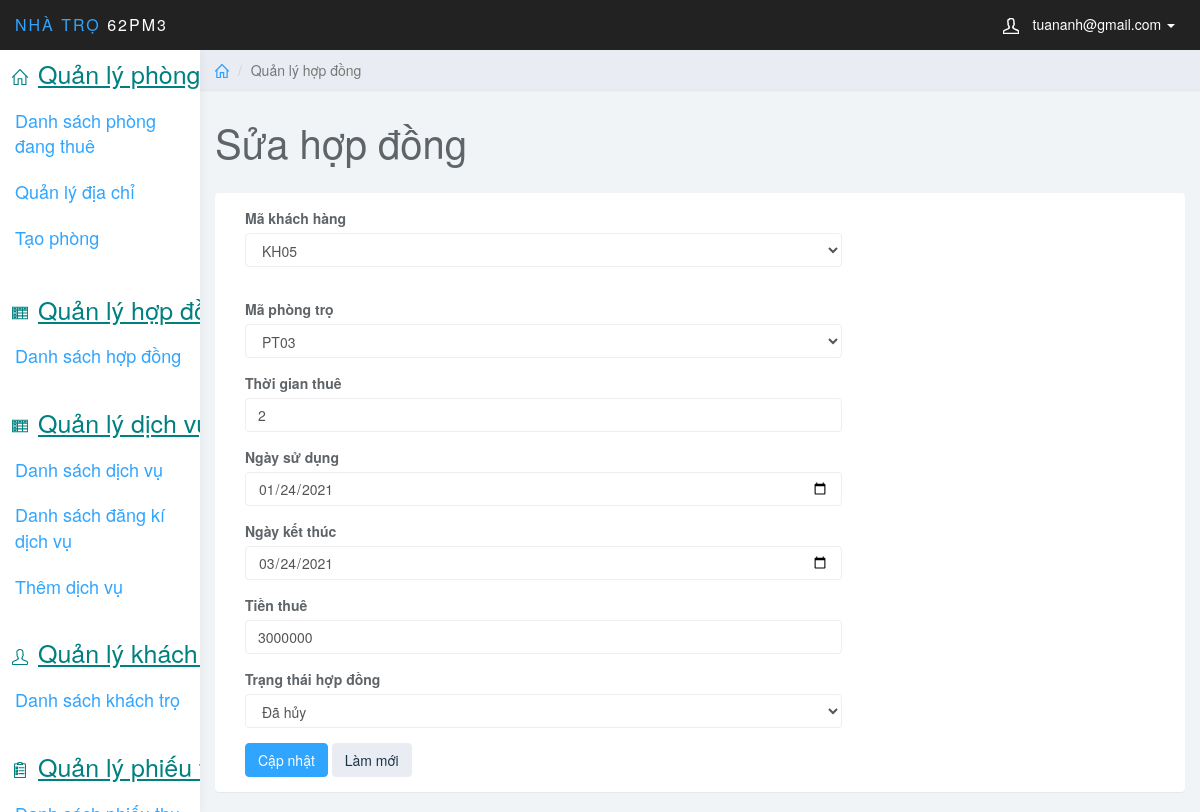
The app's page /QLPT_1/index.php?page_layout=edit_hDong&MaHD=1042 (signed in) with its own data.
### tables this page shows
CREATE TABLE `quanlihopdong` (
  `MaHopDong` int(11) NOT NULL,
  `MaKhachHang` varchar(10) NOT NULL,
  `MaPT` varchar(10) NOT NULL,
  `TGThue` int(11) NOT NULL,
  `NgaySuDung` date NOT NULL,
  `NgayKetThuc` date NOT NULL,
  `TienThue` decimal(12,0) NOT NULL,
  `TrangThaiHD` int(1) NOT NULL DEFAULT 1
);

### QLPT_1/QL_HopDong/edit_hDong.php (the view, shortened to what this page needs)
<?php
    $maHD=$_GET['MaHD'];
    $sql= "SELECT * FROM quanlihopdong
    WHERE MaHopDong=$maHD";
    $query=mysqli_query($conn, $sql);
    $row=mysqli_fetch_array($query);
?>
<div class="col-sm-9 col-sm-offset-3 col-lg-10 col-lg-offset-2 main">
        <div class="row">
            <ol class="breadcrumb">
                <li><a href="#"><svg class="glyph stroked home"><use xlink:href="#stroked-home"></use></svg></a></li>
                <li class="active">Quản lý hợp đồng</li>
            </ol>
        </div>
        <div class="row">
            <div class="col-lg-12">
                <h1 class="page-header"> Sửa hợp đồng</h1>
            </div>
        </div>
        <div class="row">
            <div class="col-lg-12">
                <div class="panel panel-default">
                    <div class="panel-body">
                        <div class="col-md-8">
                            <form role="form" method="post">
                                <div class="form-group">
                                    <label>Mã khách hàng</label>
                                    <select name="MaKhachHang" class="form-control">
                                    <option value="<?php echo $row['MaKhachHang']; ?>" selected><?php echo $row['MaKhachHang']; ?></option>
                                    </select>
                                    <option value=""></option>
                                </div>
                                <div class="form-group">
                                    <label>Mã phòng trọ</label>
                                    <select name="MaPT" class="form-control">
                                    <option selected value="<?php echo $row['MaPT']; ?>"><?php echo $row['MaPT']; ?></option>
                                    </select>
                                </div>
                                <div class="form-group">
                                    <label>Thời gian thuê</label>
                                    <input name="TGThue" required type="number" value="<?php echo $row['TGThue'] ?>" class="form-control">
                                </div>
                                <div class="form-group">
                                    <label>Ngày sử dụng</label>
                                    <input name="NgaySuDung" required type="date" value="<?php echo $row['NgaySuDung'] ?>" class="form-control">
                                </div>
                                <div class="form-group">
                                    <label>Ngày kết thúc</label>
                                    <input name="NgayKetThuc" required type="date" value="<?php echo $row['NgayKetThuc'] ?>" class="form-control">
                                </div>
                                <div class="form-group">
                                    <label>Tiền thuê</label>
                                    <input name="TienThue" required type="text" inputmode="decimal"  value="<?php echo $row['TienThue'] ?>" class="form-control">
                                </div>
                                <div class="form-group">
                                    <label>Trạng thái hợp đồng</label>
                                    <select name="TrangThaiHD" class="form-control">
                                        <option value=0 <?php if($row['TrangThaiHD'] == 0){echo 'selected';}?>>Đã hủy</option>
                                    </select>
                                </div>
                                <button type="submit" name="sbm" class="btn btn-primary">Cập nhật</button>
                                <button type="reset" class="btn btn-default">Làm mới</button>
                            </div>
                    </div>
                </div>
            </div>
        </div>
    </div>

### QLPT_1/design/css/styles.css (style rules this page uses)
body { background: #f1f4f7; padding-top: 50px; color: #5f6468; }
a, a:hover, a:focus { color: #30a5ff; }
h1, h2, h3, h4, h5, h6 { color: #5f6468; }
h1 { font-weight: 300; font-size: 40px; }
.form-control { border: 1px solid #eee; box-shadow: none; }
.btn-default, .btn-default:hover, .btn-default:focus, .btn-default:active, .btn-default.active, .open > .dropdown-toggle.btn-default, .btn-default.disabled, .btn-default[disabled], fieldset[disabled] .btn-default, .btn-default.disabled:hover, .btn-default[disabled]:hover, fieldset[disabled] .btn-default:hover, .btn-default.disabled:focus, .btn-default[disabled]:focus, fieldset[disabled] .btn-default:focus, .btn-default.disabled:active, .btn-default[disabled]:active, fieldset[disabled] .btn-default:active, .btn-default.disabled.active, .btn-default[disabled].active, fieldset[disabled] .btn-default.active { background-color: #e9ecf2; border-color: #e9ecf2; color: #1b3548; }
.btn-primary, .btn-primary:hover, .btn-primary:focus, .btn-primary:active, .btn-primary.active, .open > .dropdown-toggle.btn-primary, .btn-primary.disabled, .btn-primary[disabled], fieldset[disabled] .btn-primary, .btn-primary.disabled:hover, .btn-primary[disabled]:hover, fieldset[disabled] .btn-primary:hover, .btn-primary.disabled:focus, .btn-primary[disabled]:focus, fieldset[disabled] .btn-primary:focus, .btn-primary.disabled:active, .btn-primary[disabled]:active, fieldset[disabled] .btn-primary:active, .btn-primary.disabled.active, .btn-primary[disabled].active, fieldset[disabled] .btn-primary.active { background-color: #30a5ff; border-color: #30a5ff; }
.panel { border: 0; }
.breadcrumb { border-radius: 0; padding: 10px 15px; background: #e9ecf2; box-shadow: 0 1px 1px rgba(0, 0, 0, .05); margin: 0 ; }
h1.page-header { margin-top: 30px; border-bottom: 0; }
.breadcrumb .glyph { height: 14px; width: 14px; margin: -2px 0 0 0; stroke-width: 4px; }

### records on screen
quanlihopdong: MaKhachHang "KH05", MaPT "PT03", TGThue "2", NgaySuDung "01/24/2021", NgayKetThuc "03/24/2021", TienThue "3000000", TrangThaiHD "Đã hủy"

### other values on screen
$_SESSION['mail'] "tuananh@gmail.com"
